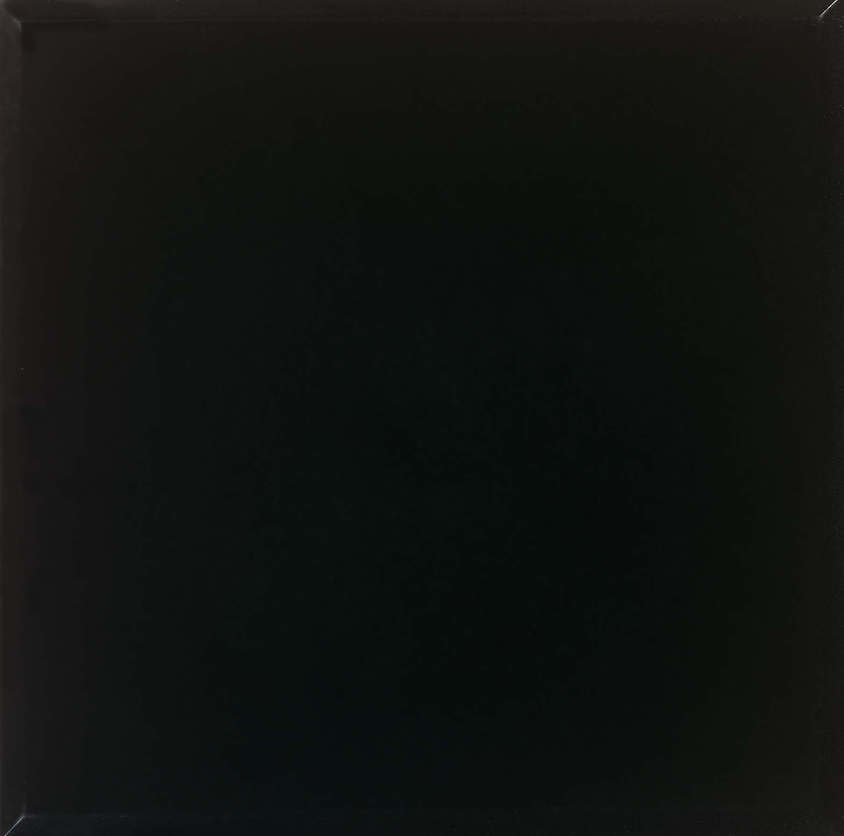
#> input picture training_dataset/black/black11.png, 844 x 836 px, shrunk from 1807 x 1789 before the run
$ python assignment2.py
#> lines starting #> are read from the running program, lines starting #| are printed output that depends on the picture; after the words box and inside, x2 and y2 are one past the last pixel; in counts of white or black regions, pixels touching at a corner belong together
import numpy as np
import os
import cv2
import pandas as pd
from sklearn.tree import DecisionTreeClassifier
from sklearn.model_selection import train_test_split
from sklearn.preprocessing import StandardScaler
from sklearn.metrics import accuracy_score

# Path ke dataset
DATASET_PATH = 'training_dataset'

data = []
labels = []

# Membaca dataset dari folder
for color_name in os.listdir(DATASET_PATH):
    color_path = os.path.join(DATASET_PATH, color_name)
    if os.path.isdir(color_path):
        for img_name in os.listdir(color_path):
            img_path = os.path.join(color_path, img_name)
            img = cv2.imread(img_path)
#> img is the input picture: shape (836, 844, 3); mean B, G, R 16, 18.7, 16
            if img is None:
                continue
            img = cv2.cvtColor(img, cv2.COLOR_BGR2RGB)
            avg_color = img.mean(axis=(0, 1))  # Ambil rata-rata warna RGB
#> avg_color = [15.97, 18.7, 16.02]
            data.append(avg_color)
            labels.append(color_name)

# Konversi ke array numpy
X = np.array(data)
y = np.array(labels)

# Normalisasi data
scaler = StandardScaler()
X_scaled = scaler.fit_transform(X)

# Membagi dataset menjadi data latih dan data uji
X_train, X_test, y_train, y_test = train_test_split(X_scaled, y, test_size=0.2, random_state=42)

# Melatih model Decision Tree
model = DecisionTreeClassifier()
model.fit(X_train, y_train)

y_pred = model.predict(X_test)
accuracy = accuracy_score(y_test, y_pred)
train_acc = accuracy_score(y_train, model.predict(X_train))
print(f"Akurasi pada data latih: {train_acc*100:.2f}%")
print(f"Akurasi pada data uji: {accuracy*100:.2f}%")

# Inisialisasi kamera
cap = cv2.VideoCapture(0)

while True:
    ret, frame = cap.read()
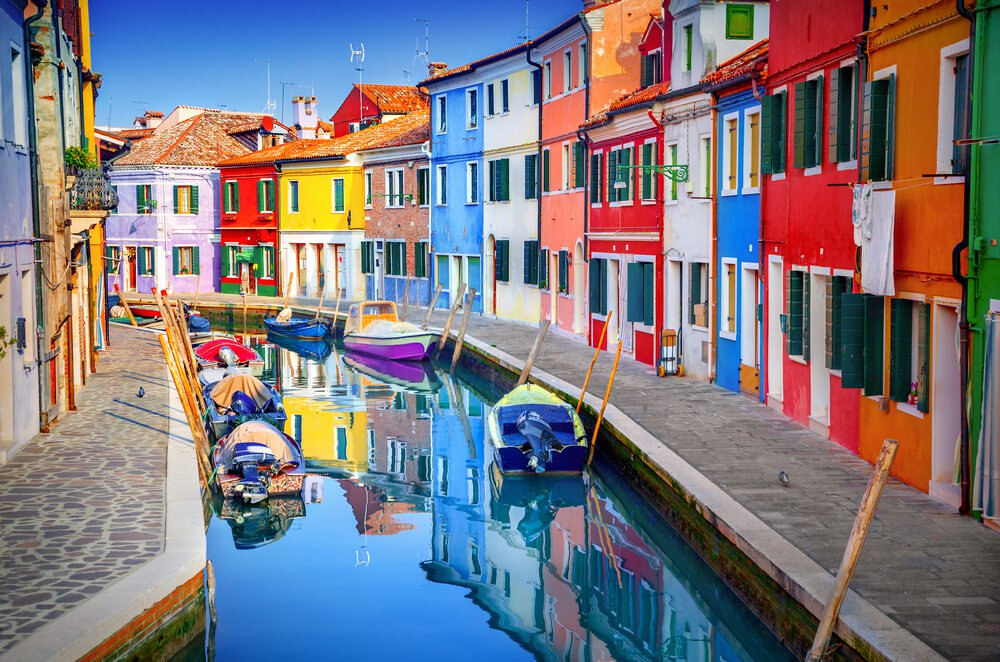
#> input picture colorpic.jpg, 1000 x 662 px, given in place of the camera
#> frame is the input picture: shape (662, 1000, 3); mean B, G, R 127.2, 120.1, 124.8
    if not ret:
        break

    hsv = cv2.cvtColor(frame, cv2.COLOR_BGR2HSV)
#> hsv: shape (662, 1000, 3); mean H, S, V 79.1, 119.9, 163.6

    # Definisi rentang warna untuk deteksi
    colors_ranges = {
        'Red': [(0, 120, 70), (10, 255, 255)],
        'Green': [(36, 100, 100), (86, 255, 255)],
        'Blue': [(94, 80, 2), (126, 255, 255)],
        'Yellow': [(15, 100, 100), (35, 255, 255)],
        'Purple': [(129, 50, 70), (158, 255, 255)],
        'White': [(0, 0, 200), (180, 30, 255)],
        'Black': [(0, 0, 0), (180, 255, 50)]
    }

    for color_name, (lower, upper) in colors_ranges.items():
        mask = cv2.inRange(hsv, np.array(lower), np.array(upper))
        contours, _ = cv2.findContours(mask, cv2.RETR_TREE, cv2.CHAIN_APPROX_SIMPLE)

        for contour in contours:
            if cv2.contourArea(contour) > 500:
                x, y, w, h = cv2.boundingRect(contour)
                color_bgr = {
                    'Red': (0, 0, 255), 'Green': (0, 255, 0), 'Blue': (255, 0, 0),
                    'Yellow': (0, 255, 255), 'Purple': (128, 0, 128), 'White': (255, 255, 255), 'Black': (0, 0, 0)
                }[color_name]
                cv2.rectangle(frame, (x, y), (x + w, y + h), color_bgr, 2)
                cv2.putText(frame, color_name, (x, y - 10), cv2.FONT_HERSHEY_SIMPLEX, 0.9, color_bgr, 2)
#> this loop made 7 passes
#> pass 1, `mask = cv2.inRange(hsv, np.array(lower), np.array(upper))`:
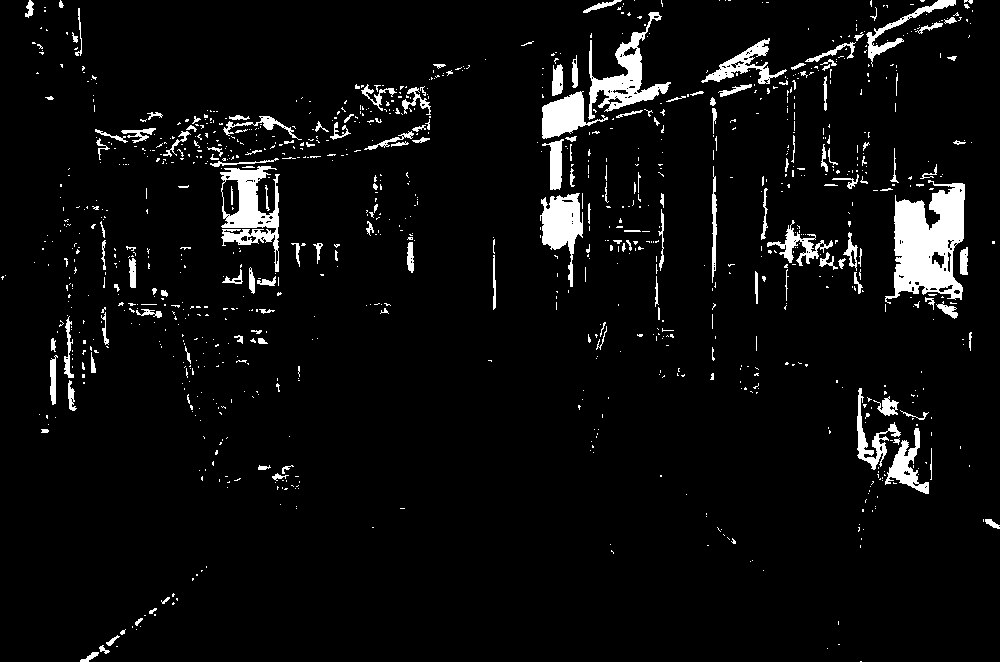
#> mask: shape (662, 1000); 5.2% white; 1067 white regions (901 under 20 px), largest, box (x1, y1, x2, y2) and area: (885, 180, 965, 304) 5931, (220, 166, 280, 272) 2742, (588, 12, 671, 120) 2504
#> pass 2, `mask = cv2.inRange(hsv, np.array(lower), np.array(upper))`:
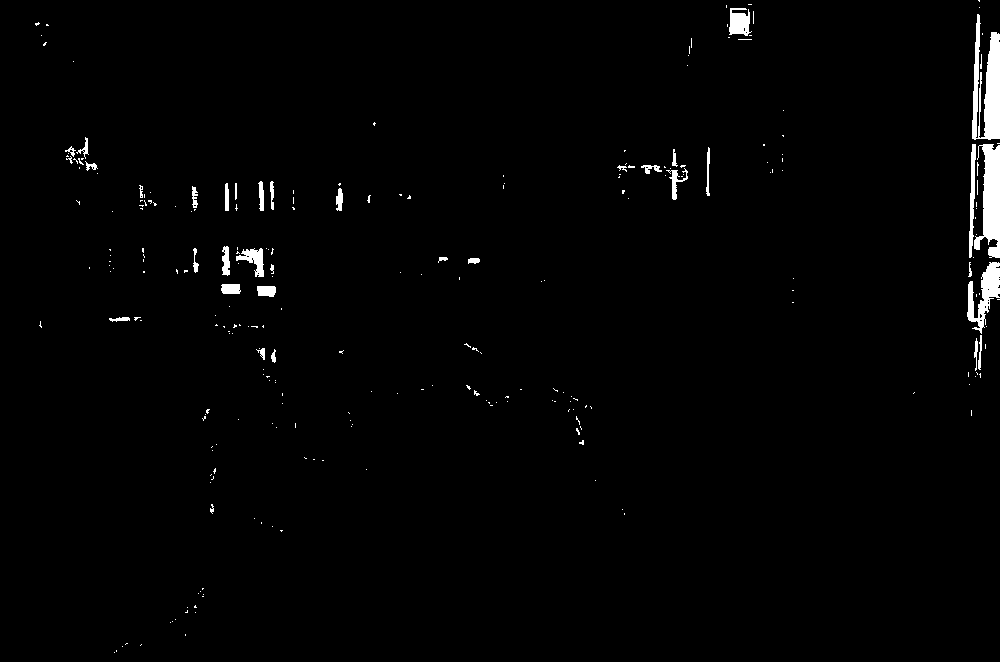
#> mask: shape (662, 1000); 1.4% white; 262 white regions (226 under 20 px), largest, box (x1, y1, x2, y2) and area: (972, 14, 1000, 140) 2125, (974, 144, 1000, 258) 1794, (967, 262, 1000, 334) 1072
#> pass 3, `mask = cv2.inRange(hsv, np.array(lower), np.array(upper))`:
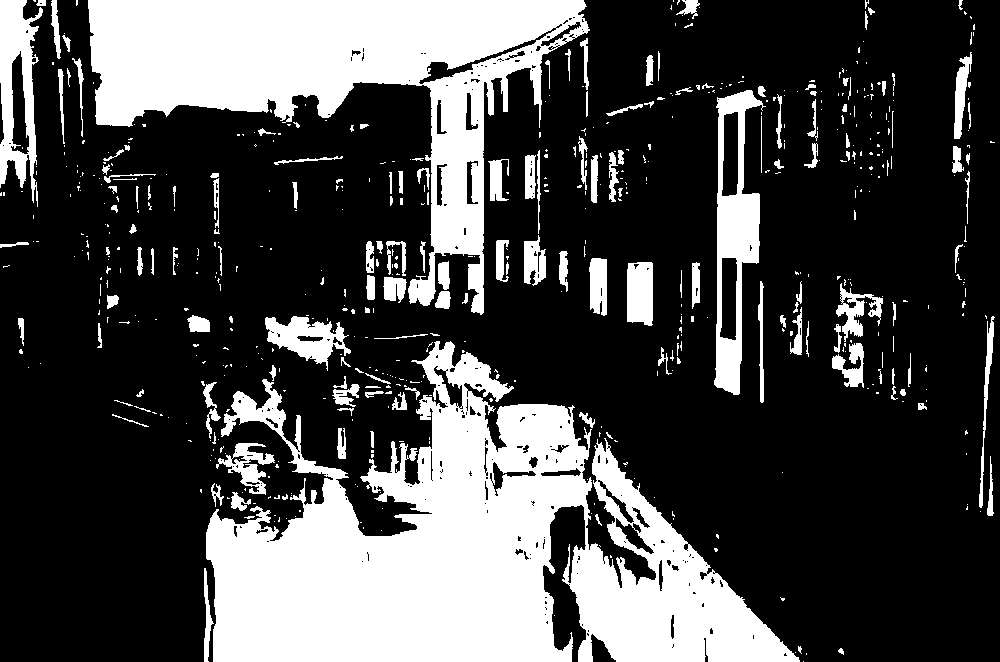
#> mask: shape (662, 1000); 28.4% white; 611 white regions (451 under 20 px), largest, box (x1, y1, x2, y2) and area: (206, 341, 800, 662) 94257, (88, 0, 590, 315) 55277, (714, 90, 766, 395) 6662
#> after the loop:
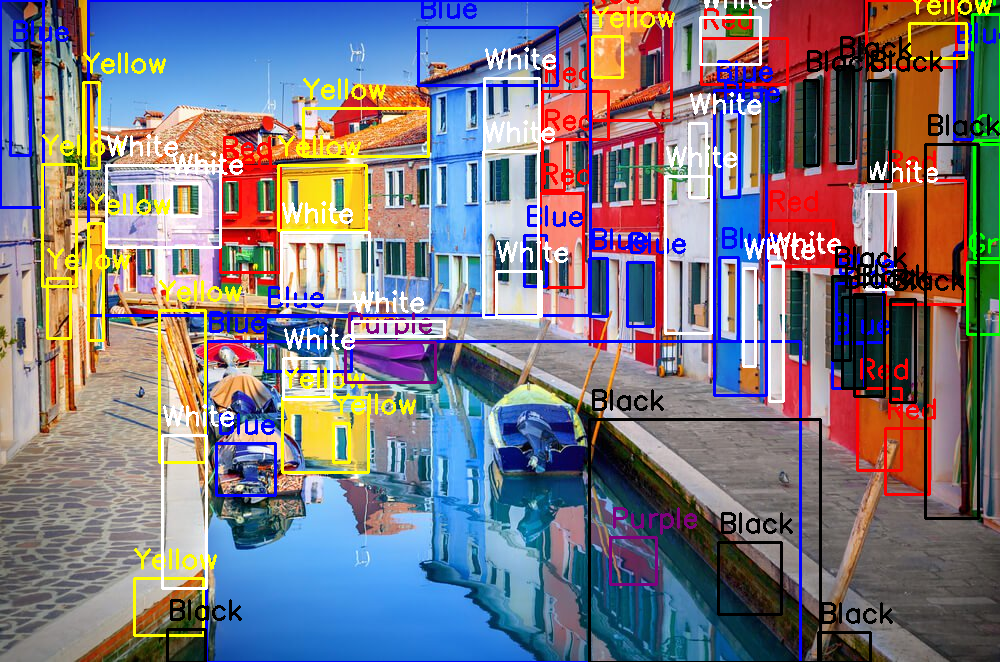
#> frame: shape (662, 1000, 3); 13.73% of pixels changed, all inside (x1, y1, x2, y2) = (0, 0, 1000, 662)
#> after the loop:
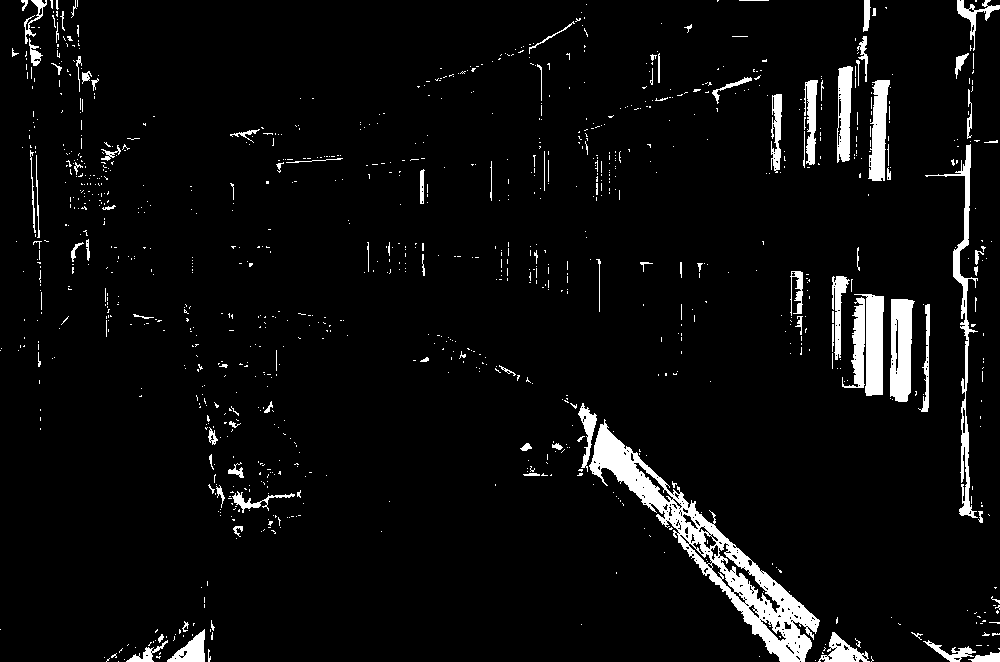
#> mask: shape (662, 1000); 5% white; 1084 white regions (975 under 20 px), largest, box (x1, y1, x2, y2) and area: (589, 419, 820, 662) 9660, (925, 144, 978, 518) 2185, (890, 299, 915, 402) 1999

    cv2.imshow('Frame', frame)

    if cv2.waitKey(1) & 0xFF == ord('q'):
#> (key q is pressed here)
        break

cap.release()
cv2.destroyAllWindows()
